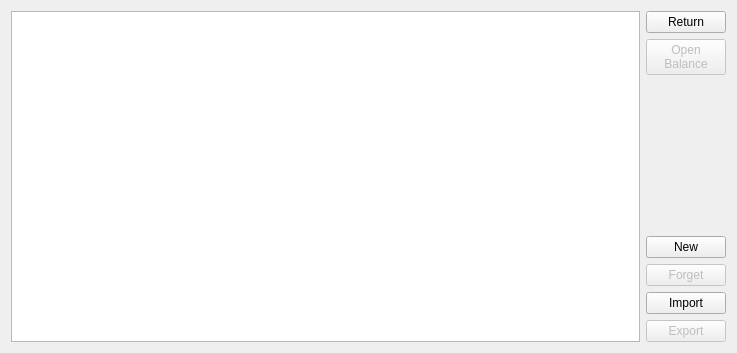
<?xml version="1.0" encoding="UTF-8"?>
<ui version="4.0">
 <class>AddressFrame</class>
 <widget class="QFrame" name="AddressFrame">
  <property name="geometry">
   <rect>
    <x>0</x>
    <y>0</y>
    <width>737</width>
    <height>353</height>
   </rect>
  </property>
  <property name="windowTitle">
   <string>Frame</string>
  </property>
  <layout class="QHBoxLayout" name="horizontalLayout" stretch="0,0">
   <item>
    <widget class="CustomListWidget" name="listWidget">
     <property name="contextMenuPolicy">
      <enum>Qt::CustomContextMenu</enum>
     </property>
    </widget>
   </item>
   <item>
    <layout class="QVBoxLayout" name="verticalLayout">
     <item>
      <widget class="QPushButton" name="pushButton_Return">
       <property name="text">
        <string>Return</string>
       </property>
      </widget>
     </item>
     <item>
      <widget class="QPushButton" name="pushButton_Balance">
       <property name="enabled">
        <bool>false</bool>
       </property>
       <property name="text">
        <string>Open
Balance</string>
       </property>
      </widget>
     </item>
     <item>
      <spacer name="verticalSpacer">
       <property name="orientation">
        <enum>Qt::Vertical</enum>
       </property>
       <property name="sizeHint" stdset="0">
        <size>
         <width>20</width>
         <height>40</height>
        </size>
       </property>
      </spacer>
     </item>
     <item>
      <widget class="QPushButton" name="pushButton_New">
       <property name="text">
        <string>New</string>
       </property>
      </widget>
     </item>
     <item>
      <widget class="QPushButton" name="pushButton_Forget">
       <property name="enabled">
        <bool>false</bool>
       </property>
       <property name="text">
        <string>Forget</string>
       </property>
       <property name="checkable">
        <bool>false</bool>
       </property>
      </widget>
     </item>
     <item>
      <widget class="QPushButton" name="pushButton_Import">
       <property name="text">
        <string>Import</string>
       </property>
      </widget>
     </item>
     <item>
      <widget class="QPushButton" name="pushButton_Export">
       <property name="enabled">
        <bool>false</bool>
       </property>
       <property name="text">
        <string>Export</string>
       </property>
      </widget>
     </item>
    </layout>
   </item>
  </layout>
 </widget>
 <customwidgets>
  <customwidget>
   <class>CustomListWidget</class>
   <extends>QListWidget</extends>
   <header>misc.Widgets</header>
  </customwidget>
 </customwidgets>
 <resources/>
 <connections/>
</ui>
